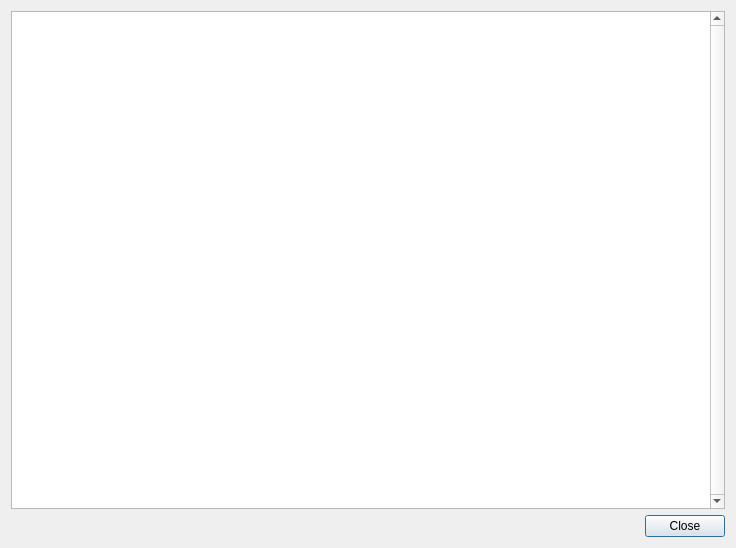
<?xml version="1.0" encoding="UTF-8"?>
<ui version="4.0">
 <class>InfoDialog</class>
 <widget class="QDialog" name="InfoDialog">
  <property name="geometry">
   <rect>
    <x>0</x>
    <y>0</y>
    <width>736</width>
    <height>548</height>
   </rect>
  </property>
  <property name="windowTitle">
   <string>Device Information</string>
  </property>
  <layout class="QVBoxLayout" name="verticalLayout">
   <item>
    <widget class="QPlainTextEdit" name="plainTextEdit">
     <property name="verticalScrollBarPolicy">
      <enum>Qt::ScrollBarAlwaysOn</enum>
     </property>
     <property name="readOnly">
      <bool>true</bool>
     </property>
    </widget>
   </item>
   <item>
    <widget class="QDialogButtonBox" name="buttonBox">
     <property name="orientation">
      <enum>Qt::Horizontal</enum>
     </property>
     <property name="standardButtons">
      <set>QDialogButtonBox::Close</set>
     </property>
    </widget>
   </item>
  </layout>
 </widget>
 <resources/>
 <connections>
  <connection>
   <sender>buttonBox</sender>
   <signal>accepted()</signal>
   <receiver>InfoDialog</receiver>
   <slot>accept()</slot>
   <hints>
    <hint type="sourcelabel">
     <x>227</x>
     <y>530</y>
    </hint>
    <hint type="destinationlabel">
     <x>157</x>
     <y>274</y>
    </hint>
   </hints>
  </connection>
  <connection>
   <sender>buttonBox</sender>
   <signal>rejected()</signal>
   <receiver>InfoDialog</receiver>
   <slot>reject()</slot>
   <hints>
    <hint type="sourcelabel">
     <x>295</x>
     <y>536</y>
    </hint>
    <hint type="destinationlabel">
     <x>286</x>
     <y>274</y>
    </hint>
   </hints>
  </connection>
 </connections>
</ui>
